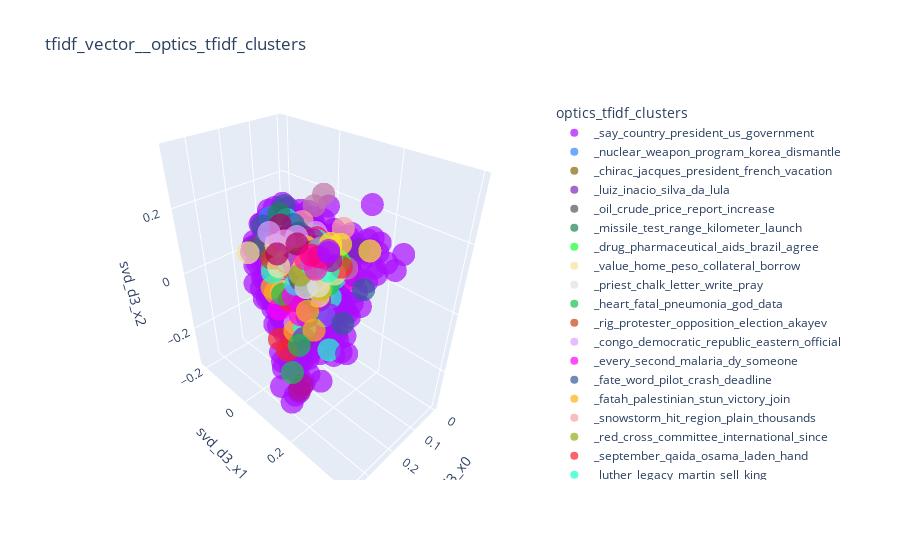

Notebook code cell kept with this figure:
### Code cell
plotter_3d_cluster(ner_dataset,"tfidf_vector","optics_tfidf_clusters")
